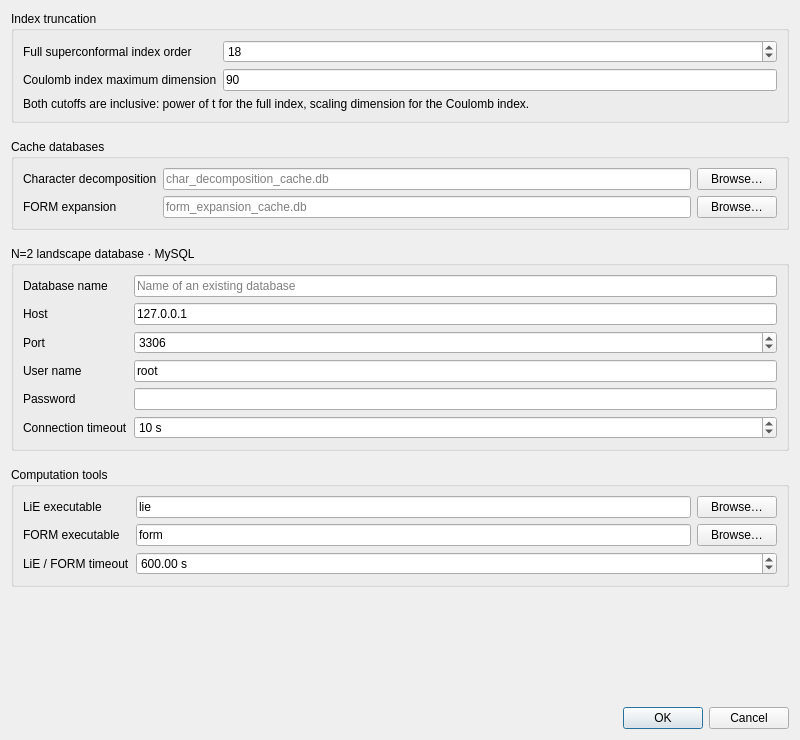
<?xml version="1.0" encoding="UTF-8"?>
<ui version="4.0">
 <class>SettingsDialog</class>
 <widget class="QDialog" name="SettingsDialog">
  <property name="geometry"><rect><x>0</x><y>0</y><width>800</width><height>740</height></rect></property>
  <property name="windowTitle"><string>Settings — N2SCFTDB</string></property>
  <layout class="QVBoxLayout" name="dialogLayout">
   <property name="spacing"><number>16</number></property>
   <item>
    <widget class="QGroupBox" name="indexGroup">
     <property name="title"><string>Index truncation</string></property>
     <layout class="QFormLayout" name="indexLayout">
      <property name="fieldGrowthPolicy"><enum>QFormLayout::AllNonFixedFieldsGrow</enum></property>
      <item row="0" column="0"><widget class="QLabel" name="fullIndexOrderLabel"><property name="text"><string>Full superconformal index order</string></property><property name="buddy"><cstring>fullIndexOrderSpin</cstring></property></widget></item>
      <item row="0" column="1"><widget class="QSpinBox" name="fullIndexOrderSpin"><property name="toolTip"><string>Highest included power of t. Enter a nonnegative integer.</string></property><property name="minimum"><number>0</number></property><property name="maximum"><number>2147483647</number></property><property name="value"><number>18</number></property></widget></item>
      <item row="1" column="0"><widget class="QLabel" name="coulombMaxDimensionLabel"><property name="text"><string>Coulomb index maximum dimension</string></property><property name="buddy"><cstring>coulombMaxDimensionEdit</cstring></property></widget></item>
      <item row="1" column="1"><widget class="QLineEdit" name="coulombMaxDimensionEdit"><property name="toolTip"><string>Highest included scaling dimension. Enter a nonnegative integer or exact fraction, such as 90 or 6/5.</string></property><property name="text"><string>90</string></property><property name="placeholderText"><string>Integer or fraction, e.g. 90 or 6/5</string></property></widget></item>
      <item row="2" column="0" colspan="2"><widget class="QLabel" name="indexCutoffHint"><property name="text"><string>Both cutoffs are inclusive: power of t for the full index, scaling dimension for the Coulomb index.</string></property><property name="wordWrap"><bool>true</bool></property></widget></item>
     </layout>
    </widget>
   </item>
   <item>
    <widget class="QGroupBox" name="cacheGroup">
     <property name="title"><string>Cache databases</string></property>
     <layout class="QGridLayout" name="cacheLayout">
      <item row="0" column="0"><widget class="QLabel" name="characterCacheLabel"><property name="text"><string>Character decomposition</string></property><property name="buddy"><cstring>characterCacheEdit</cstring></property></widget></item>
      <item row="0" column="1"><widget class="QLineEdit" name="characterCacheEdit"><property name="placeholderText"><string>char_decomposition_cache.db</string></property></widget></item>
      <item row="0" column="2"><widget class="QPushButton" name="characterCacheBrowse"><property name="text"><string>Browse…</string></property></widget></item>
      <item row="1" column="0"><widget class="QLabel" name="formCacheLabel"><property name="text"><string>FORM expansion</string></property><property name="buddy"><cstring>formCacheEdit</cstring></property></widget></item>
      <item row="1" column="1"><widget class="QLineEdit" name="formCacheEdit"><property name="placeholderText"><string>form_expansion_cache.db</string></property></widget></item>
      <item row="1" column="2"><widget class="QPushButton" name="formCacheBrowse"><property name="text"><string>Browse…</string></property></widget></item>
     </layout>
    </widget>
   </item>
   <item>
    <widget class="QGroupBox" name="mysqlGroup">
     <property name="title"><string>N=2 landscape database · MySQL</string></property>
     <layout class="QFormLayout" name="mysqlLayout">
      <property name="fieldGrowthPolicy"><enum>QFormLayout::AllNonFixedFieldsGrow</enum></property>
      <item row="0" column="0"><widget class="QLabel" name="databaseLabel"><property name="text"><string>Database name</string></property><property name="buddy"><cstring>databaseEdit</cstring></property></widget></item>
      <item row="0" column="1"><widget class="QLineEdit" name="databaseEdit"><property name="placeholderText"><string>Name of an existing database</string></property></widget></item>
      <item row="1" column="0"><widget class="QLabel" name="hostLabel"><property name="text"><string>Host</string></property><property name="buddy"><cstring>hostEdit</cstring></property></widget></item>
      <item row="1" column="1"><widget class="QLineEdit" name="hostEdit"><property name="text"><string>127.0.0.1</string></property></widget></item>
      <item row="2" column="0"><widget class="QLabel" name="portLabel"><property name="text"><string>Port</string></property><property name="buddy"><cstring>portSpin</cstring></property></widget></item>
      <item row="2" column="1"><widget class="QSpinBox" name="portSpin"><property name="minimum"><number>1</number></property><property name="maximum"><number>65535</number></property><property name="value"><number>3306</number></property></widget></item>
      <item row="3" column="0"><widget class="QLabel" name="userLabel"><property name="text"><string>User name</string></property><property name="buddy"><cstring>userEdit</cstring></property></widget></item>
      <item row="3" column="1"><widget class="QLineEdit" name="userEdit"><property name="text"><string>root</string></property></widget></item>
      <item row="4" column="0"><widget class="QLabel" name="passwordLabel"><property name="text"><string>Password</string></property><property name="buddy"><cstring>passwordEdit</cstring></property></widget></item>
      <item row="4" column="1"><widget class="QLineEdit" name="passwordEdit"><property name="echoMode"><enum>QLineEdit::Password</enum></property></widget></item>
      <item row="5" column="0"><widget class="QLabel" name="connectTimeoutLabel"><property name="text"><string>Connection timeout</string></property><property name="buddy"><cstring>connectTimeoutSpin</cstring></property></widget></item>
      <item row="5" column="1"><widget class="QSpinBox" name="connectTimeoutSpin"><property name="suffix"><string> s</string></property><property name="minimum"><number>1</number></property><property name="maximum"><number>31536000</number></property><property name="value"><number>10</number></property></widget></item>
     </layout>
    </widget>
   </item>
   <item>
    <widget class="QGroupBox" name="toolsGroup">
     <property name="title"><string>Computation tools</string></property>
     <layout class="QGridLayout" name="toolsLayout">
      <item row="0" column="0"><widget class="QLabel" name="lieLabel"><property name="text"><string>LiE executable</string></property><property name="buddy"><cstring>lieEdit</cstring></property></widget></item>
      <item row="0" column="1"><widget class="QLineEdit" name="lieEdit"><property name="text"><string>lie</string></property><property name="toolTip"><string>Executable name on PATH or a full file path.</string></property></widget></item>
      <item row="0" column="2"><widget class="QPushButton" name="lieBrowse"><property name="text"><string>Browse…</string></property></widget></item>
      <item row="1" column="0"><widget class="QLabel" name="formLabel"><property name="text"><string>FORM executable</string></property><property name="buddy"><cstring>formEdit</cstring></property></widget></item>
      <item row="1" column="1"><widget class="QLineEdit" name="formEdit"><property name="text"><string>form</string></property><property name="toolTip"><string>Executable name on PATH or a full file path.</string></property></widget></item>
      <item row="1" column="2"><widget class="QPushButton" name="formBrowse"><property name="text"><string>Browse…</string></property></widget></item>
      <item row="2" column="0"><widget class="QLabel" name="timeoutLabel"><property name="text"><string>LiE / FORM timeout</string></property><property name="buddy"><cstring>timeoutSpin</cstring></property></widget></item>
      <item row="2" column="1" colspan="2"><widget class="QDoubleSpinBox" name="timeoutSpin"><property name="toolTip"><string>Timeout in seconds for each LiE or FORM invocation.</string></property><property name="suffix"><string> s</string></property><property name="decimals"><number>2</number></property><property name="minimum"><double>0.010000000000000</double></property><property name="maximum"><double>2147483647.000000000000000</double></property><property name="value"><double>600.000000000000000</double></property></widget></item>
     </layout>
    </widget>
   </item>
   <item><spacer name="bottomSpacer"><property name="orientation"><enum>Qt::Vertical</enum></property><property name="sizeHint" stdset="0"><size><width>20</width><height>0</height></size></property></spacer></item>
   <item><widget class="QDialogButtonBox" name="buttonBox"><property name="standardButtons"><set>QDialogButtonBox::Cancel|QDialogButtonBox::Ok</set></property></widget></item>
  </layout>
 </widget>
 <tabstops>
  <tabstop>fullIndexOrderSpin</tabstop><tabstop>coulombMaxDimensionEdit</tabstop>
  <tabstop>characterCacheEdit</tabstop><tabstop>characterCacheBrowse</tabstop>
  <tabstop>formCacheEdit</tabstop><tabstop>formCacheBrowse</tabstop>
  <tabstop>databaseEdit</tabstop><tabstop>hostEdit</tabstop><tabstop>portSpin</tabstop>
  <tabstop>userEdit</tabstop><tabstop>passwordEdit</tabstop><tabstop>connectTimeoutSpin</tabstop>
  <tabstop>lieEdit</tabstop><tabstop>lieBrowse</tabstop><tabstop>formEdit</tabstop><tabstop>formBrowse</tabstop><tabstop>timeoutSpin</tabstop>
 </tabstops>
 <resources/>
 <connections/>
</ui>
